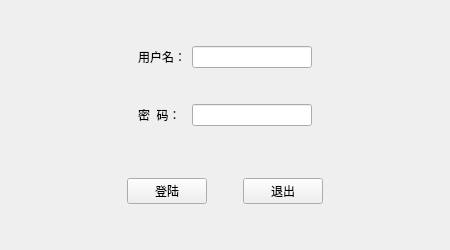
<?xml version="1.0" encoding="UTF-8"?>
<ui version="4.0">
 <class>MainWindow</class>
 <widget class="QMainWindow" name="MainWindow">
  <property name="geometry">
   <rect>
    <x>0</x>
    <y>0</y>
    <width>450</width>
    <height>250</height>
   </rect>
  </property>
  <property name="sizePolicy">
   <sizepolicy hsizetype="Preferred" vsizetype="Preferred">
    <horstretch>0</horstretch>
    <verstretch>0</verstretch>
   </sizepolicy>
  </property>
  <property name="minimumSize">
   <size>
    <width>450</width>
    <height>250</height>
   </size>
  </property>
  <property name="maximumSize">
   <size>
    <width>450</width>
    <height>250</height>
   </size>
  </property>
  <property name="windowTitle">
   <string>登陆</string>
  </property>
  <widget class="QWidget" name="centralwidget">
   <layout class="QVBoxLayout" name="verticalLayout">
    <item>
     <widget class="QWidget" name="widget" native="true">
      <property name="sizePolicy">
       <sizepolicy hsizetype="Preferred" vsizetype="Fixed">
        <horstretch>0</horstretch>
        <verstretch>0</verstretch>
       </sizepolicy>
      </property>
      <layout class="QGridLayout" name="gridLayout">
       <item row="0" column="1">
        <widget class="QLabel" name="label">
         <property name="text">
          <string>用户名：</string>
         </property>
        </widget>
       </item>
       <item row="2" column="1">
        <widget class="QLabel" name="label_2">
         <property name="text">
          <string>密  码：</string>
         </property>
        </widget>
       </item>
       <item row="0" column="0">
        <spacer name="horizontalSpacer_4">
         <property name="orientation">
          <enum>Qt::Horizontal</enum>
         </property>
         <property name="sizeHint" stdset="0">
          <size>
           <width>113</width>
           <height>20</height>
          </size>
         </property>
        </spacer>
       </item>
       <item row="0" column="3">
        <spacer name="horizontalSpacer_5">
         <property name="orientation">
          <enum>Qt::Horizontal</enum>
         </property>
         <property name="sizeHint" stdset="0">
          <size>
           <width>113</width>
           <height>20</height>
          </size>
         </property>
        </spacer>
       </item>
       <item row="0" column="2">
        <widget class="QLineEdit" name="lineEdit">
         <property name="toolTip">
          <string>请输入真实用户名</string>
         </property>
        </widget>
       </item>
       <item row="2" column="2">
        <widget class="QLineEdit" name="lineEdit_2">
         <property name="toolTip">
          <string>密码最小8位</string>
         </property>
         <property name="echoMode">
          <enum>QLineEdit::Password</enum>
         </property>
        </widget>
       </item>
       <item row="1" column="2">
        <spacer name="verticalSpacer">
         <property name="orientation">
          <enum>Qt::Vertical</enum>
         </property>
         <property name="sizeType">
          <enum>QSizePolicy::Fixed</enum>
         </property>
         <property name="sizeHint" stdset="0">
          <size>
           <width>20</width>
           <height>30</height>
          </size>
         </property>
        </spacer>
       </item>
      </layout>
     </widget>
    </item>
    <item>
     <widget class="QWidget" name="widget_3" native="true">
      <property name="sizePolicy">
       <sizepolicy hsizetype="Preferred" vsizetype="Fixed">
        <horstretch>0</horstretch>
        <verstretch>0</verstretch>
       </sizepolicy>
      </property>
      <layout class="QHBoxLayout" name="horizontalLayout_3">
       <item>
        <spacer name="horizontalSpacer">
         <property name="orientation">
          <enum>Qt::Horizontal</enum>
         </property>
         <property name="sizeHint" stdset="0">
          <size>
           <width>40</width>
           <height>20</height>
          </size>
         </property>
        </spacer>
       </item>
       <item>
        <widget class="QPushButton" name="pushButton">
         <property name="text">
          <string>登陆</string>
         </property>
        </widget>
       </item>
       <item>
        <spacer name="horizontalSpacer_3">
         <property name="orientation">
          <enum>Qt::Horizontal</enum>
         </property>
         <property name="sizeType">
          <enum>QSizePolicy::Fixed</enum>
         </property>
         <property name="sizeHint" stdset="0">
          <size>
           <width>30</width>
           <height>20</height>
          </size>
         </property>
        </spacer>
       </item>
       <item>
        <widget class="QPushButton" name="pushButton_2">
         <property name="text">
          <string>退出</string>
         </property>
        </widget>
       </item>
       <item>
        <spacer name="horizontalSpacer_2">
         <property name="orientation">
          <enum>Qt::Horizontal</enum>
         </property>
         <property name="sizeHint" stdset="0">
          <size>
           <width>40</width>
           <height>20</height>
          </size>
         </property>
        </spacer>
       </item>
      </layout>
     </widget>
    </item>
   </layout>
  </widget>
 </widget>
 <resources/>
 <connections/>
</ui>
